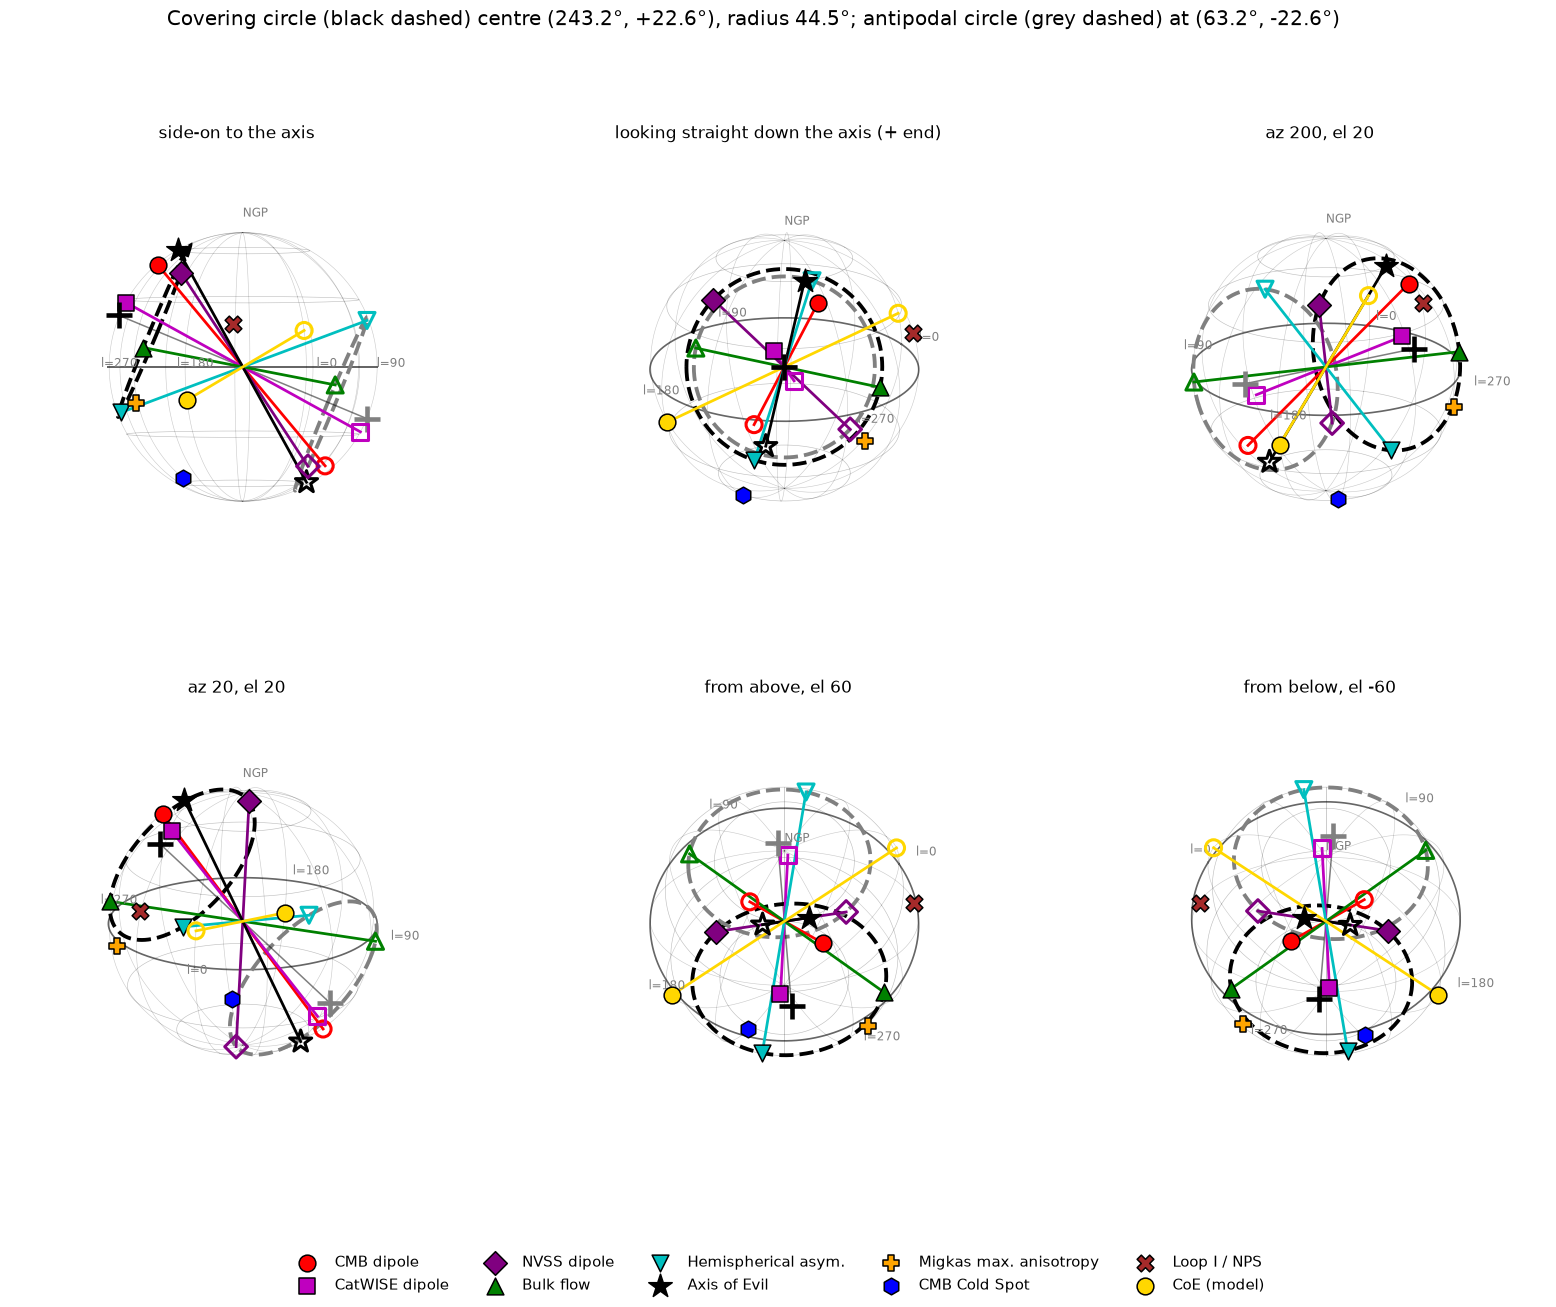

Reproduce this figure in Python.
# Sphere views of the dipole pairs with the 44.5° covering circle (published ends) and its antipodal circle, from dipole_cluster_circle.json.
import os,json,numpy as np,matplotlib;matplotlib.use('Agg');import matplotlib.pyplot as plt
H=os.path.dirname(os.path.abspath(__file__))
src=open(H+'/dipoles_sky_map_lines.py').read();exec(src.split('def xy')[0].split('\n',3)[3])
R=json.load(open(H+'/dipole_cluster_circle.json'))
def v(l,b):l,b=np.radians(l),np.radians(b);return np.array([np.cos(b)*np.cos(l),np.cos(b)*np.sin(l),np.sin(b)])
C=v(*R['min_circle_centre']);r=np.radians(R['min_circle_radius'])
a=np.cross(C,[0,0,1.]);a/=np.linalg.norm(a);b2=np.cross(C,a);t=np.linspace(0,2*np.pi,361)
ring=lambda c:np.cos(r)*c[:,None]+np.sin(r)*(np.outer(a,np.cos(t))+np.outer(b2,np.sin(t)))
views=[(0,R['min_circle_centre'][0]+90,'side-on to the axis'),(R['min_circle_centre'][1],R['min_circle_centre'][0],'looking straight down the axis (+ end)'),(20,200,'az 200, el 20'),(20,20,'az 20, el 20'),(60,240,'from above, el 60'),(-60,60,'from below, el -60')]
fig=plt.figure(figsize=(18,12))
for k,(el,az,ttl) in enumerate(views):
  ax=fig.add_subplot(2,3,k+1,projection='3d')
  for B in (-60,-30,0,30,60):
    rr=np.cos(np.radians(B));ax.plot(rr*np.cos(t),rr*np.sin(t),np.sin(np.radians(B))+0*t,'k',lw=1.1 if B==0 else .4,alpha=.6 if B==0 else .25)
  for L in range(0,360,30):
    bb=np.radians(np.linspace(-90,90,60));ax.plot(np.cos(bb)*np.cos(np.radians(L)),np.cos(bb)*np.sin(np.radians(L)),np.sin(bb),'k',lw=.4,alpha=.2)
  for L,lab in [(0,'l=0'),(90,'l=90'),(180,'l=180'),(270,'l=270')]:ax.text(*(1.15*v(L,0)),lab,fontsize=8,color='gray')
  ax.text(0,0,1.12,'NGP',fontsize=8,color='gray')
  ax.plot(*ring(C),'k--',lw=2.5);ax.plot(*ring(-C),'--',color='gray',lw=2.5)
  ax.plot([C[0],-C[0]],[C[1],-C[1]],[C[2],-C[2]],color='k',lw=1,alpha=.5);ax.scatter(*C,marker='+',s=300,color='k',linewidths=3);ax.scatter(*-C,marker='+',s=300,color='gray',linewidths=3)
  for n,l,b,c,mk,anti in P:
    p=v(l,b);ax.scatter(*p,color=c,marker=mk,s=120 if mk!='*' else 260,edgecolors='k',depthshade=False,label=n if k==0 else None)
    if anti:ax.plot(*np.array([p,-p]).T,color=c,lw=1.8);ax.scatter(*-p,facecolors='none',edgecolors=c,marker=mk,s=110 if mk!='*' else 230,linewidths=2,depthshade=False)
  ax.set_box_aspect((1,1,1));[f(-1,1) for f in (ax.set_xlim,ax.set_ylim,ax.set_zlim)];ax.view_init(el,az);ax.set_axis_off();ax.set_title(ttl,fontsize=11)
fig.legend(loc='lower center',ncol=5,fontsize=10,frameon=False)
fig.suptitle(f"Covering circle (black dashed) centre ({R['min_circle_centre'][0]}°, {R['min_circle_centre'][1]:+}°), radius {R['min_circle_radius']}°; antipodal circle (grey dashed) at ({R['antipode_centre'][0]}°, {R['antipode_centre'][1]:+}°)",fontsize=13)
fig.savefig(H+'/dipole_cluster_sphere.png',dpi=110,facecolor='white',bbox_inches='tight')
